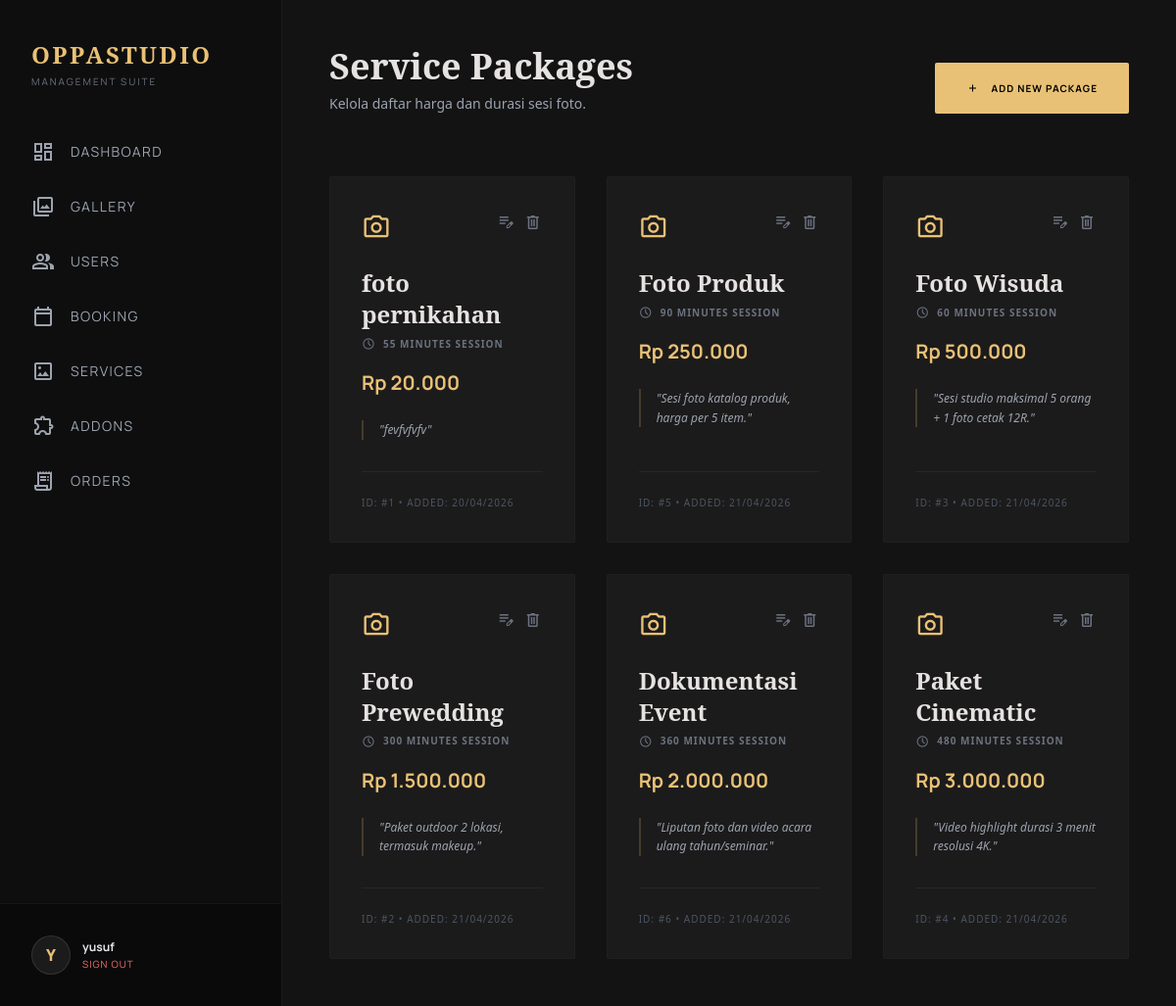
The app's page /admin/manage_services.php (signed in) with its own data.
### tables this page shows
CREATE TABLE `paket` (
  `id_paket` int NOT NULL,
  `nama_paket` varchar(100) NOT NULL,
  `harga` int NOT NULL,
  `deskripsi` text,
  `durasi` varchar(50) DEFAULT NULL,
  `created_at` timestamp NULL DEFAULT CURRENT_TIMESTAMP,
  `status_paket` enum('aktif','nonaktif') DEFAULT 'aktif'
);

### admin/manage_services.php (the view, shortened to what this page needs)
<?php
include '../config/koneksi.php';
$sql_tampil = "SELECT * FROM paket ORDER BY harga ASC";
$result = mysqli_query($conn, $sql_tampil);
?>
<!DOCTYPE html>
<html class="dark" lang="en">
<head>
    <script src="https://cdn.tailwindcss.com"></script>
    <script id="tailwind-config">
        tailwind.config = {
            darkMode: "class",
            theme: {
                extend: {
                    colors: {
                        "primary": "#e9c176",
                        "surface": "#131313",
                        "on-surface": "#e5e2e1",
                        "surface-container-low": "#1c1b1b",
                        "outline-variant": "#4e4639",
                    },
                    fontFamily: { "headline": ["Noto Serif"], "body": ["Inter"], "label": ["Manrope"] }
                }
            }
        }
    </script>
</head>
<body class="min-h-screen flex bg-surface text-on-surface overflow-hidden">
    <?php include '../includes/sidebar_admin.php'; ?>
    <main class="flex-1 h-screen overflow-y-auto">
        <div class="max-w-7xl mx-auto p-12">
            <header class="flex flex-col md:flex-row justify-between items-start md:items-end gap-6 mb-16">
                <div>
                    <h2 class="font-headline text-4xl font-bold mb-2">Service Packages</h2>
                    <p class="text-gray-400 text-sm">Kelola daftar harga dan durasi sesi foto.</p>
                </div>
                <a href="tambah_paket.php" class="bg-primary text-black font-label text-[10px] font-bold tracking-widest uppercase px-8 py-4 rounded-sm hover:brightness-110 transition-all flex items-center gap-3">
                    <span class="material-symbols-outlined text-sm">add</span> Add New Package
                </a>
            </header>
            <div class="grid grid-cols-1 md:grid-cols-2 lg:grid-cols-3 gap-8">
                <?php while($row = mysqli_fetch_assoc($result)): ?>
                <div class="bg-surface-container-low border border-outline-variant/10 p-8 rounded-sm flex flex-col justify-between">
                    <div>
                        <div class="flex justify-between mb-6">
                            <span class="material-symbols-outlined text-primary text-3xl">photo_camera</span>
                            <div class="flex gap-2 text-gray-500">
                                <a href="edit_paket.php?id=<?= $row['id_paket'] ?>" class="hover:text-primary transition-colors">
                                    <span class="material-symbols-outlined text-xl">edit_note</span>
                                </a>
                                <a href="?hapus=<?= $row['id_paket'] ?>" onclick="return confirm('Hapus paket?')" class="hover:text-red-400 transition-colors">
                                    <span class="material-symbols-outlined text-xl">delete</span>
                                </a>
                            </div>
                        </div>
                        <h3 class="font-headline text-2xl font-bold mb-1"><?= $row['nama_paket'] ?></h3>
                        <div class="flex items-center gap-2 mb-4 text-gray-500">
                            <span class="material-symbols-outlined text-sm">schedule</span>
                            <p class="text-[10px] uppercase tracking-widest font-bold"><?= $row['durasi'] ?> Minutes Session</p>
                        </div>
                        <p class="text-primary font-label text-xl font-bold mb-6">Rp <?= number_format($row['harga'], 0, ',', '.') ?></p>
                        <p class="text-xs text-gray-400 leading-relaxed italic mb-8 border-l-2 border-primary/20 pl-4">
                            "<?= $row['deskripsi'] ?>"
                        </p>
                    </div>
                    <div class="pt-6 border-t border-white/5 text-[10px] text-gray-600 uppercase tracking-widest">
                        ID: #<?= $row['id_paket'] ?> • Added: <?= date('d/m/Y', strtotime($row['created_at'])) ?>
                    </div>
                </div>
                <?php endwhile; ?>
            </div>
        </div>
    </main>
</body>
</html>

### records on screen
paket: nama_paket "foto pernikahan", durasi "55", harga "20.000", deskripsi "fevfvfvfv", id_paket "1", created_at "20/04/2026"
paket: nama_paket "Foto Produk", durasi "90", harga "250.000", deskripsi "Sesi foto katalog produk, harga per 5 item.", id_paket "5", created_at "21/04/2026"
paket: nama_paket "Foto Wisuda", durasi "60", harga "500.000", deskripsi "Sesi studio maksimal 5 orang + 1 foto cetak 12R.", id_paket "3", created_at "21/04/2026"
paket: nama_paket "Foto Prewedding", durasi "300", harga "1.500.000", deskripsi "Paket outdoor 2 lokasi, termasuk makeup.", id_paket "2", created_at "21/04/2026"
paket: nama_paket "Dokumentasi Event", durasi "360", harga "2.000.000", deskripsi "Liputan foto dan video acara ulang tahun/seminar.", id_paket "6", created_at "21/04/2026"
paket: nama_paket "Paket Cinematic", durasi "480", harga "3.000.000", deskripsi "Video highlight durasi 3 menit resolusi 4K.", id_paket "4", created_at "21/04/2026"

### other values on screen
substr($_SESSION['nama'], 0, 1) "Y"
$_SESSION['nama'] "yusuf"
